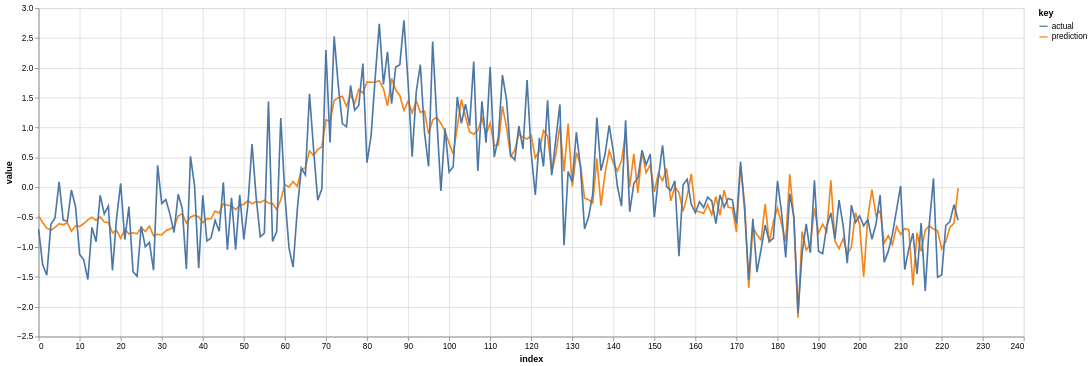

Write notebook code for a chart like this one.
### Code cell
i_javi = javi_df.tail(1).index.item()
plot_prediction(ds, i_javi)

### Figure 1 — Vega-Lite specification as saved in the notebook (floating-point values rounded to 4 significant figures; data arrays with more than 128 entries replaced by an {"elided": "..."} marker saying what was removed)
{"config": {"view": {"continuousWidth": 300, "continuousHeight": 300}}, "data": {"name": "data-920b25ff3a8921637e6d041250191ca1"}, "mark": {"type": "line"}, "encoding": {"color": {"field": "key", "type": "nominal"}, "x": {"field": "index", "type": "quantitative"}, "y": {"field": "value", "type": "quantitative"}}, "height": 400, "transform": [{"fold": ["prediction", "actual"]}], "width": 1200, "$schema": "https://vega.github.io/schema/vega-lite/v5.8.0.json", "datasets": {"data-920b25ff3a8921637e6d041250191ca1": {"elided": "225 records"}}}
